Frame 1 (no input): blank canvas, image omitted
Frame 60 (no input): blank canvas, image omitted
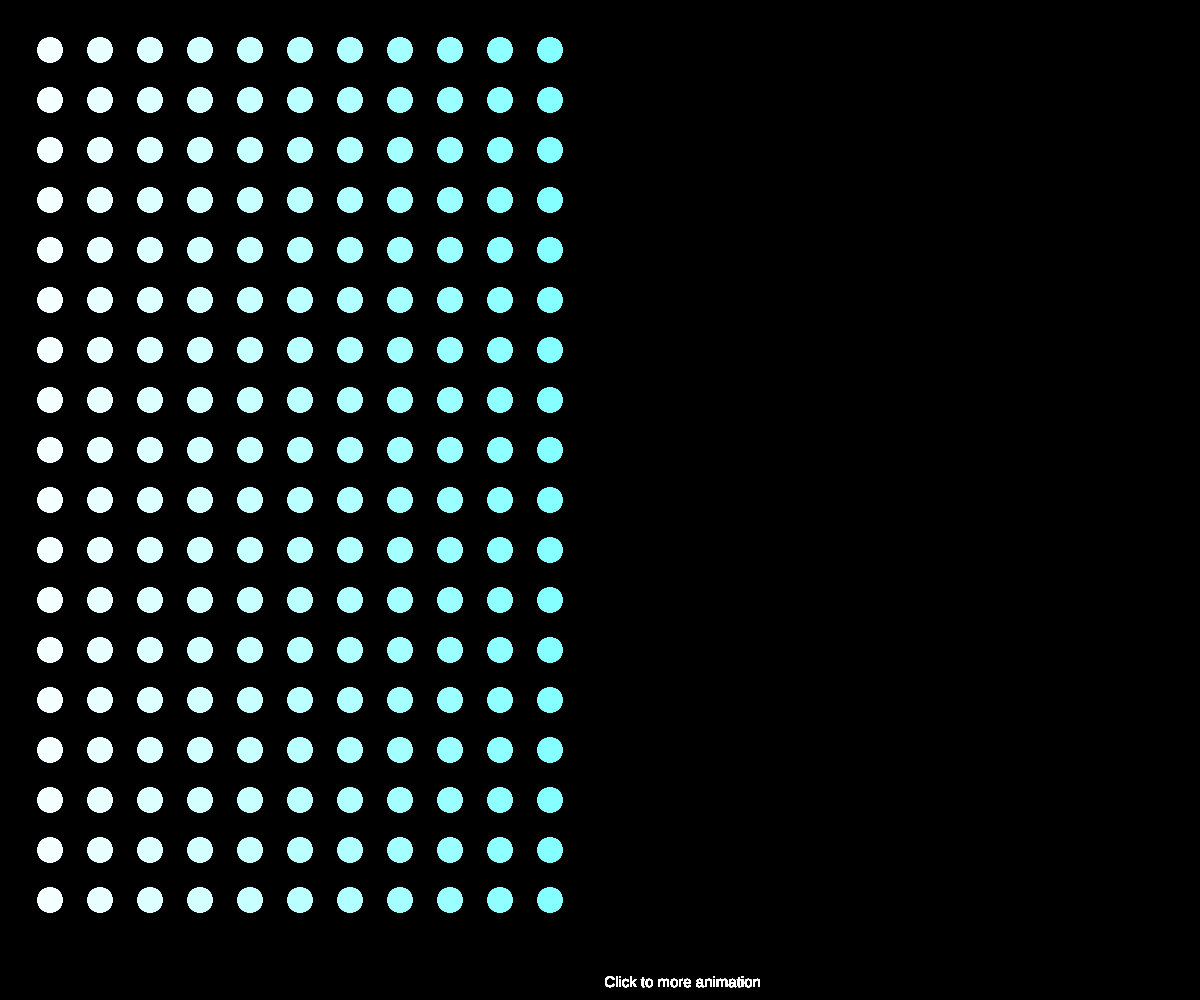
Frame 120 (the mouse pressed at the canvas centre since frame 60)

The p5.js sketch whose frames 1 and 60 were blank and that drew this single picture after the mouse press (run headless with seeded random() and noise() and a simulated clock; from frame 60 on, the mouse is pressed at the canvas centre):

// p5.js sketch
// ── sketch.js
function preload() {
  // put preload code here
}

var value = 0;
var col = 0;
var customHue = 0;
var customSaturation = 0;
// var customHue2 = 0;
// var customSaturation2 = 0;

function setup() {
  // put setup code here
  createCanvas(windowWidth, windowHeight);
  background(0);
  colorMode(HSB, 255);

}

function draw() {
  // put drawing code here

  var s = 'Click to more animation';
  textAlign(CENTER);
  textFont('Helvetica', 15);
  fill(255);
  text(s, width / 2, height - 25, 165, 80);
  circles1();


}

function mouseClicked() {
  if (value == 0) {
    circles2();
    value = 1;
  } else if (value == 1) {
    circles3();
    value=1;
  }
}

function circles1() {
  for (var x = 50; x < mouseX; x += 50) {
    for (var y = 50; y < height - 50; y += 50) {
      //var customHue = x / (width - 50) * 255;
      var customSaturation = x / (width - 50) * 255;
      col = map(mouseX, 0, width, 0, 255);
      fill(col, customSaturation, 255);
      noStroke();
      ellipse(x, y, 25);
    }
  }
}

function circles2() {
    for (var x1 = 75; x1 < width - 25; x1 += 100) {
      for (var y1 = 55; y1 < height - 25; y1 += 50) {
        customHue = x1 / (width - 25) * 255;
        customSaturation = x1 / (width - 25) * 255;
        noStroke();
        ellipse(x1, y1, 15);
        fill(customHue, customSaturation, 255);
    }
  }
}

function circles3() {
  for (var x2 = 125; x2 < width - 25; x2 += 100) {
    for (var y2 = 55; y2 < height - 25; y2 += 25) {
      customHue2 = x2 / (width) * 255;
      customSaturation2 = x2 / (width) * 255;
      ellipse(x2, y2, 15);
      value = 2;
      if(random()<0.5)
  {
     fill(255,0,0);
  } else {
     fill(200);
  }

    }
  }


}
